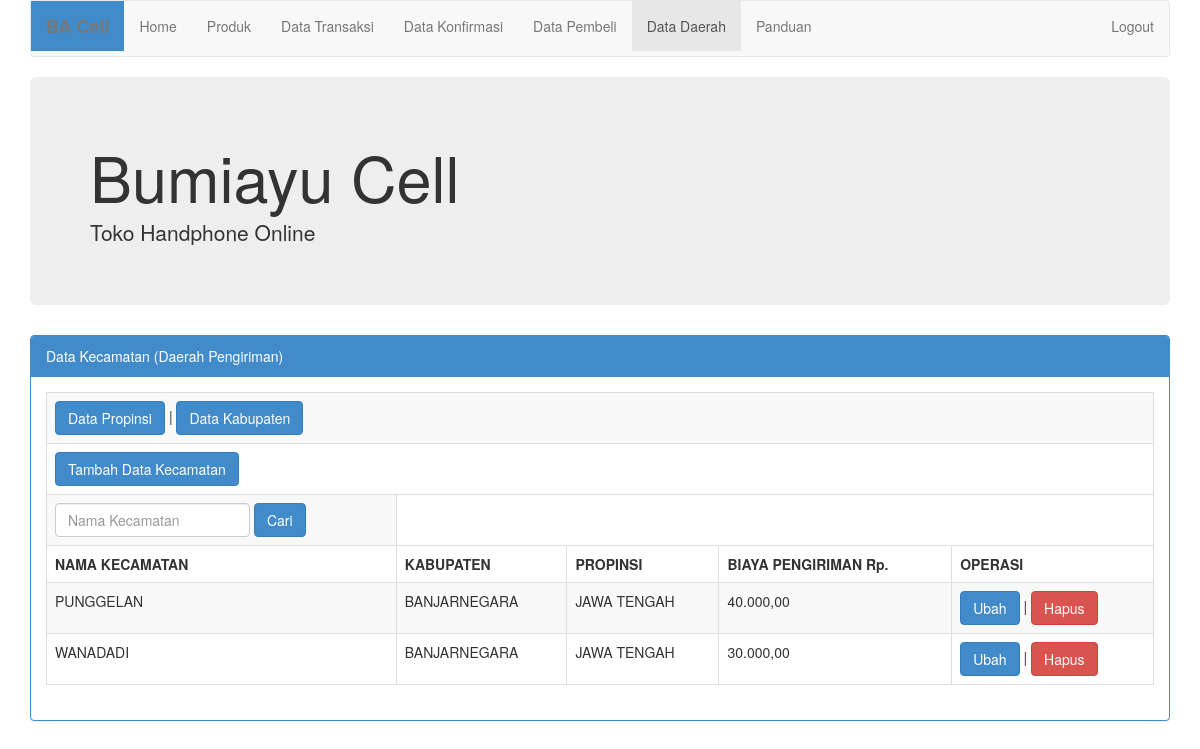
The app's page /page/admin/index.php?admin=data_daerah (signed in) with its own data.
### tables this page shows
CREATE TABLE `propinsi` (
  `kode_propinsi` varchar(20) NOT NULL,
  `nama_propinsi` varchar(50) NOT NULL,
  PRIMARY KEY (`kode_propinsi`)
);

CREATE TABLE `kecamatan` (
  `kode_kecamatan` varchar(20) NOT NULL,
  `kode_kabupaten_on_kecamatan` varchar(20) NOT NULL,
  `nama_kecamatan` varchar(50) NOT NULL,
  `biaya_pengiriman` double NOT NULL,
  PRIMARY KEY (`kode_kecamatan`)
);

CREATE TABLE `kabupaten` (
  `kode_kabupaten` varchar(20) NOT NULL,
  `kode_propinsi_on_kabupaten` varchar(20) NOT NULL,
  `nama_kabupaten` varchar(50) NOT NULL,
  PRIMARY KEY (`kode_kabupaten`)
);

### page/db/koneksi.php (called while the page is built, shortened)
<?php
class Koneksi {
    public static function connect() {
        $con = new mysqli(HOST, USERNAME, PASSWORD, DATABASE_NAME, PORT);
        return $con;
    }
}

### page/model/kecamatan_model.php (called while the page is built, shortened)
<?php
include_once '../db/koneksi.php';
class Kecamatan {
    private $kodeKecamatan;
    private $namaProvinsi;
    private $namaKabupaten;
    private $namaKecamatan;
    private $biayaPengiriman;
    public function getKodeKecamatan() {
        return $this->kodeKecamatan;
    }
    public function getNamaProvinsi() {
        return $this->namaProvinsi;
    }
    public function getNamaKabupaten() {
        return $this->namaKabupaten;
    }
    public function getNamaKecamatan() {
        return $this->namaKecamatan;
    }
    public function getBiayaPengiriman() {
        return $this->biayaPengiriman;
    }
    public function setKodeKecamatan($kodeKecamatan) {
        $this->kodeKecamatan = $kodeKecamatan;
    }
    public function setNamaProvinsi($namaProvinsi) {
        $this->namaProvinsi = $namaProvinsi;
    }
    public function setNamaKabupaten($namaKabupaten) {
        $this->namaKabupaten = $namaKabupaten;
    }
    public function setNamaKecamatan($namaKecamatan) {
        $this->namaKecamatan = $namaKecamatan;
    }
    public function setBiayaPengiriman($biayaPengiriman) {
        $this->biayaPengiriman = $biayaPengiriman;
    }
}
class KecamatanDaoImpl implements KecamatanDao{
    private $con;
    public function __construct() {
        $this->con = Koneksi::connect();
    }
    public function findAllLimit($start, $batch) {
        $hasil = array();
        $query = "SELECT kode_kecamatan, kode_propinsi, nama_propinsi, kode_kabupaten, nama_kabupaten, nama_kecamatan, biaya_pengiriman "
                . "FROM propinsi, kabupaten, kecamatan WHERE kecamatan.kode_kabupaten_on_kecamatan = kabupaten.kode_kabupaten AND kabupaten.kode_propinsi_on_kabupaten = propinsi.kode_propinsi ORDER BY nama_kecamatan ASC LIMIT ?,?";
        $prep = $this->con->prepare($query);
        $prep->bind_param("ii", $start, $batch);
        $prep->execute();
        $prep->bind_result($a, $b, $c, $d, $e, $f, $g);
        while ($prep->fetch()){
            $k = new Kecamatan();
            $k->setKodeKecamatan($a);
            $k->setKodeProvinsi($b);
            $k->setNamaProvinsi($c);
            $k->setKodeKabupaten($d);
            $k->setNamaKabupaten($e);
            $k->setNamaKecamatan($f);
            $k->setBiayaPengiriman($g);
            $hasil[] = $k;
        }
        return $hasil;
    }
}

### page/model/petugas_model.php (called while the page is built, shortened)
<?php
include_once '../db/koneksi.php';
class PetugasDaoImpl implements PetugasDao {
    private $con;
    public function __construct() {
        $this->con = Koneksi::connect();
    }
    public function login($username, $password) {
        $p = new Petugas();
        $query = "SELECT kode_petugas, nama_petugas, jenis_kelamin, username, password, no_telpon, alamat FROM petugas WHERE username = ? AND password = ?";
        $prep = $this->con->prepare($query);
        $prep->bind_param('ss', $username, $password);
        $prep->execute();
        $prep->bind_result($a, $b, $c, $d, $e, $f, $g);
        if ($prep->fetch()) {
            $p->setKodePetugas($a);
            $p->setNamaPetugas($b);
            $p->setJenisKelamin($c);
            $p->setUsername($d);
            $p->setPassword($e);
            $p->setNoTelpon($f);
            $p->setAlamat($g);
        }
        return $p;
    }
}

### page/admin/data_daerah.php (the view, shortened to what this page needs)
<div class="navbar navbar-default" role="navigation">
    <div class="navbar-header">
        <label class="navbar-brand label-primary">BA Cell</label>
    </div>
    <div class="navbar-collapse collapse">
        <ul class="nav navbar-nav">
            <li><a href="index.php?admin=home"><span>Home</span></a> </li>
            <li><a href="index.php?admin=produk"><span>Produk</span></a></li>
            <li><a href="index.php?admin=data_transaksi"><span>Data Transaksi</span></a></li>
            <li><a href="index.php?admin=data_konfirmasi">Data Konfirmasi</a></li>
            <li><a href="index.php?admin=data_member"><span>Data Pembeli</span></a></li>
            <li class="active"><a href="index.php?admin=data_daerah">Data Daerah</a></li>
            <li><a href="index.php?admin=panduan_belanja"><span>Panduan</span></a></li>
        </ul>
        <ul class="nav navbar-nav navbar-right">
            <li><a href="logout_admin.php">Logout</a></li>
        </ul>
    </div>
</div>
<div class="jumbotron">
    <h1>Bumiayu Cell</h1>
    <p>Toko Handphone Online</p>
</div>
<div class="panel panel-primary">
    <div class="panel-heading">
        Data Kecamatan (Daerah Pengiriman)
    </div>
    <div class="panel-body">
        <table class="table table-bordered table-hover table-striped">
            <tr>
                <td colspan="5"><a href="index.php?admin=data_propinsi" class="btn btn-primary">Data Propinsi</a> | <a href="index.php?admin=data_kabupaten" class="btn btn-primary">Data Kabupaten</a></td>
            </tr>
            <tr>
                <td colspan="5"><a href="index.php?admin=tambah_kecamatan" class="btn btn-primary">Tambah Data Kecamatan</a></td>
            </tr>
            <tr>
                <td>
                    <form action="index.php?admin=cari_kecamatan_by_nama" method="post" class="form-inline" id="form-cari">
                        <div class="form-group">
                            <input type="text" name="nama_kecamatan" id="nama_kecamatan" class="required form-control" placeholder="Nama Kecamatan" required="true"/>
                        </div>
                        <button type="submit" name="cari" class="btn btn-primary">Cari</button>
                    </form>
                </td>
            </tr>
            <tr>
                <th>NAMA KECAMATAN</th>
                <th>KABUPATEN</th>
                <th>PROPINSI</th>
                <th>BIAYA PENGIRIMAN Rp.</th>
                <th>OPERASI</th>
            </tr>
            <?php
            include_once '../model/kecamatan_model.php';
            $kecDaoF = new KecamatanDaoImpl();
            $page = filter_input(INPUT_GET, 'page');
            $batch = 5;
            if (!$page)
                $page = 1;
            $start = ($page - 1) * $batch;
            $listKec = $kecDaoF->findAllLimit($start, $batch);
            for ($i = 0; $i < count($listKec); $i++) {
                $k = $listKec[$i];
                $kodeKecamatan = $k->getKodeKecamatan();
                $namaKecamatan = $k->getNamaKecamatan();
                $namaPropinsi = $k->getNamaProvinsi();
                $namaKabupaten = $k->getNamaKabupaten();
                $biayaPengiriman = $k->getBiayaPengiriman();
                $token = md5(md5($kodeKecamatan) . md5("kata diacak"));
                ?>
                <tr>
                    <td><?php echo $namaKecamatan; ?></td>
                    <td><?php echo $namaKabupaten; ?></td>
                    <td><?php echo $namaPropinsi; ?></td>
                    <td><?php echo number_format($biayaPengiriman, 2, ',', '.'); ?></td>
                    <td><a href="index.php?admin=ubah_kecamatan&kode_kecamatan=<?php echo $kodeKecamatan; ?>&token=<?php echo $token; ?>" class="btn btn-primary">Ubah</a> |
                        <a href="index.php?admin=hapus_kecamatan&kode_kecamatan=<?php echo $kodeKecamatan; ?>&token=<?php echo $token; ?>" class="btn btn-danger" onclick="return confirm('Anda yakin ?');">Hapus</a>
                    </td>
                </tr>
                <?php
            }
            ?>
        </table>
    </div>
</div>

### records on screen
propinsi: kecamatan.nama_kecamatan "PUNGGELAN", kabupaten.nama_kabupaten "BANJARNEGARA", nama_propinsi "JAWA TENGAH", kecamatan.biaya_pengiriman "40.000,00", kecamatan.nama_kecamatan "WANADADI", kecamatan.biaya_pengiriman "30.000,00"
